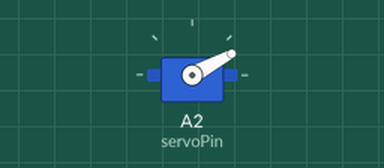
Simulated run of this sketch. Board: Arduino Uno, built with avr-gcc and run on an emulated ATmega328P. Parts: servo. What the sketch prints to the serial monitor is not drawn.

Above: at 0.05 s.
At 0.45 s:
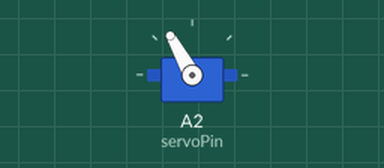
At 0.85 s:
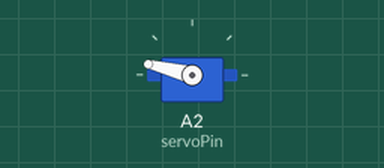
At 1.65 s:
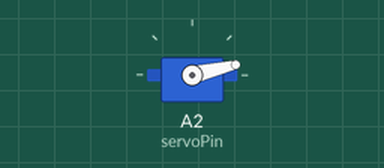
Timing chart, 0 to 3.8 s (numbered marks = the images above):
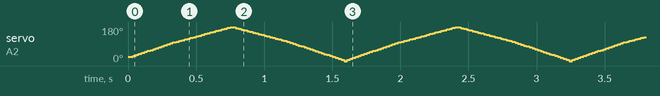

The sketch:

tic_bootcamp_introductory_code.ino
```cpp
#include <Servo.h>

Servo motor;
int servoPin = A2;

// char letter = "a";

void setup() {
  Serial.begin(9600);
  motor.attach(servoPin);

}

void loop() {
  for (int i = 0; i<=180; i++){
    motor.write(i);
    Serial.println(i);
    //delay(250);
  }
  for (int i = 180; i>=0; i--){
    motor.write(i);
    Serial.println(i);
    //delay(250);
  }

}
```
